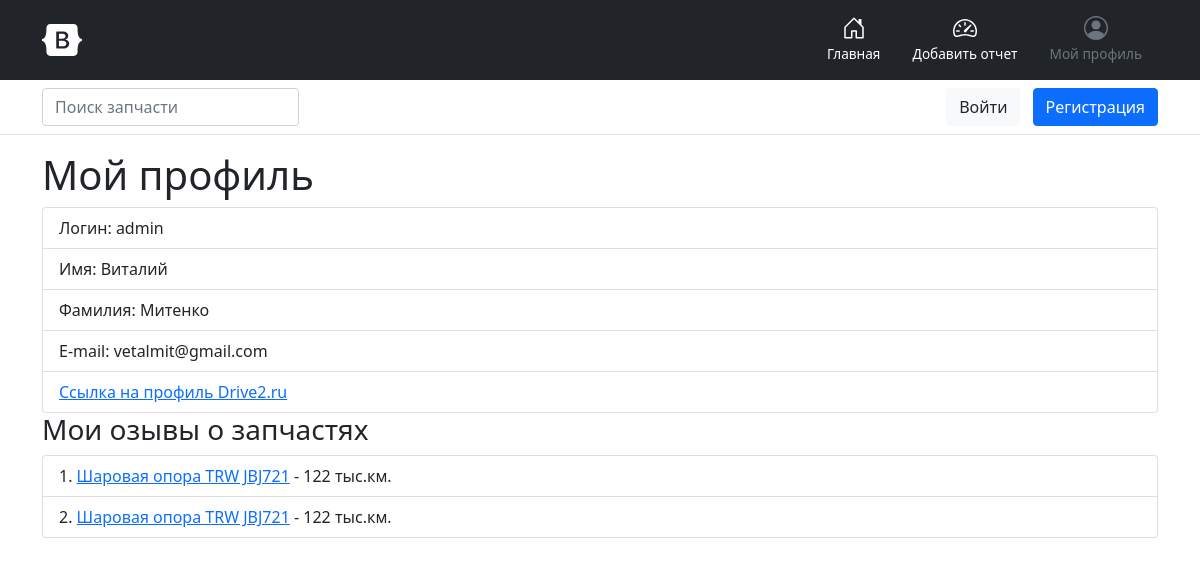
The app's page /user/1/ (signed in), older data.
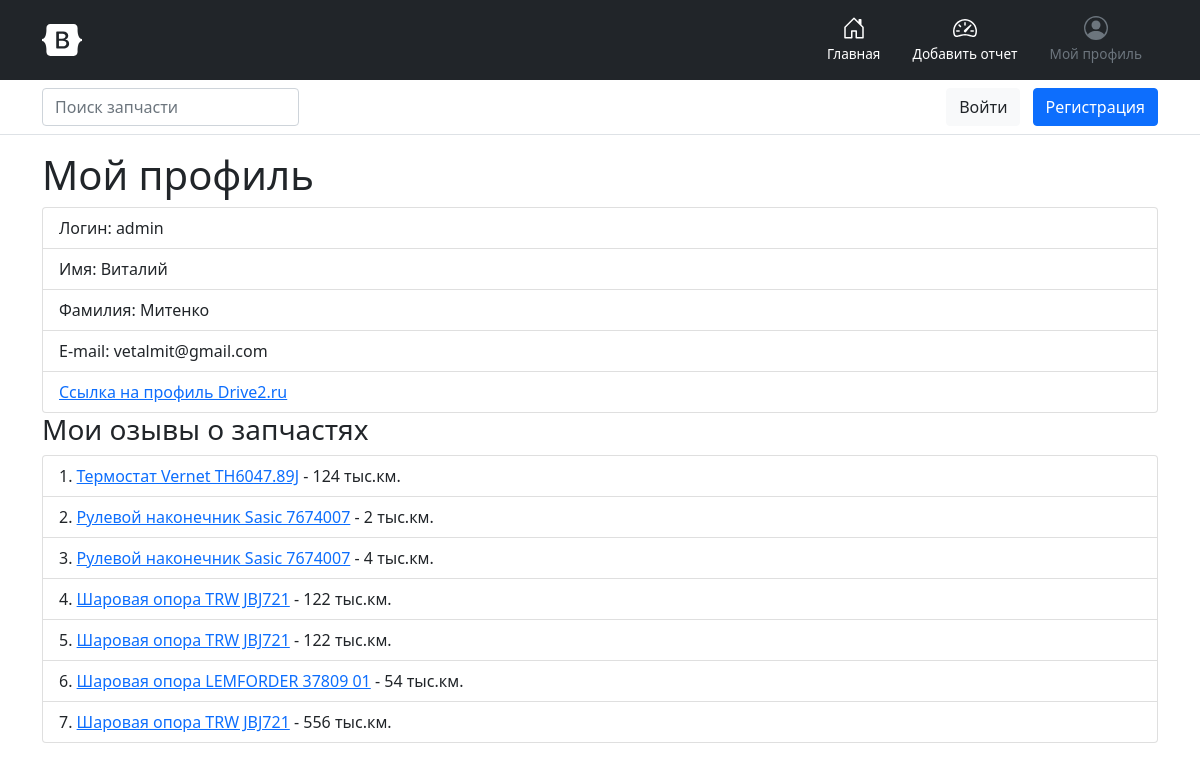
The same page, newer data.
### mileage/models.py (models this page shows, shortened)
class Review(models.Model):
    RATING_VALUES = [
        ('1', 'Ужасно'), ('2', 'Плохо'), ('3', 'Сносно'), ('4', 'Хорошо'), ('5', 'Отлично'),
    ]
    spare_part = models.ForeignKey(SparePart, on_delete=models.PROTECT, verbose_name="Запчасть")
    mileage = models.SmallIntegerField(verbose_name="Пробег, тыс.км")
    car_brand = models.ForeignKey(CarBrand, on_delete=models.PROTECT, verbose_name="Марка авто")
    car_model = models.ForeignKey(CarModel, on_delete=models.PROTECT, verbose_name="Модель авто")
    owner = models.ForeignKey(User, on_delete=models.CASCADE, verbose_name="Владелец")
    rating = models.CharField(max_length=1, choices=RATING_VALUES, verbose_name="Рейтинг", default=3)
    review = models.TextField(max_length=1000, blank=True, verbose_name="Отзыв")
    def __str__(self):
        return ' '.join([self.spare_part.name, self.spare_part.brand, self.spare_part.number])
    class Meta:
        verbose_name = 'Отзыв'
        verbose_name_plural = 'Отзывы'
        ordering = ['spare_part']

class SparePart(models.Model):
    name = models.CharField(max_length=255, db_index=True, verbose_name='Название')
    brand = models.CharField(max_length=255, db_index=True, verbose_name="Производитель")
    number = models.CharField(max_length=30, db_index=True, verbose_name="Номер (артикул)")
    category = models.ForeignKey(SparePartCategory, on_delete=models.PROTECT, verbose_name="Категория")
    class Meta:
        verbose_name = 'Запчасть'
        verbose_name_plural = 'Запчасти'
        ordering = ['category', 'name']

### mileage/views.py (the view)
# urls.py: path('user/<int:user_id>/', get_user_profile, name='user_profile_page'),
def get_user_profile(request, user_id):
    user_reviews = Review.objects.filter(owner_id=user_id).order_by('spare_part', 'spare_part__category_id')
    context = {
        'title': 'Мой профиль',
        'user_reviews': user_reviews
    }
    return render(request, 'mileage/user_profile.html', context)

### mileage/templates/mileage/user_profile.html (shortened to what this page needs)
{% extends 'base.html' %}
{% block body %}
<h1>{{ title }}</h1>
{% if request.user.is_authenticated %}
    <ol class="list-group">
        <li class="list-group-item">Логин: {{ user.username }}</li>
        <li class="list-group-item">Имя: {{ user.first_name }}</li>
        <li class="list-group-item">Фамилия: {{ user.last_name }}</li>
        <li class="list-group-item">E-mail: {{ user.email }}</li>
        <li class="list-group-item"><a href="{{ user.profile.drive2_link }}" rel="nofollow" target="_blank">Ссылка на профиль Drive2.ru</a></li>
    </ol>
    <h3>Мои озывы о запчастях</h3>
    <ol class="list-group list-group-numbered">
        {% for item in user_reviews %}
            <li class="list-group-item"><a href="{% url 'spare_parts_reviews' item.car_model_id item.spare_part_id %}">
                {{ item }}</a> - {{ item.mileage }} тыс.км.</li>
        {% empty %}
            <p>Еще ничего нет</p>
        {% endfor %}
    </ol>
{% else %}
    <p>Зарегистрируйте или войдите</p>
{% endif %}
{% endblock %}

Row changes from the older to the newer data that the page shows:
added Review: spare_part.number "Термостат Vernet TH6047.89J", mileage "124"
added Review: spare_part.number "Рулевой наконечник Sasic 7674007", mileage "2"
added Review: spare_part.number "Рулевой наконечник Sasic 7674007", mileage "4"
added Review: spare_part.number "Шаровая опора LEMFORDER 37809 01", mileage "54"
added Review: spare_part.number "Шаровая опора TRW JBJ721", mileage "556"
